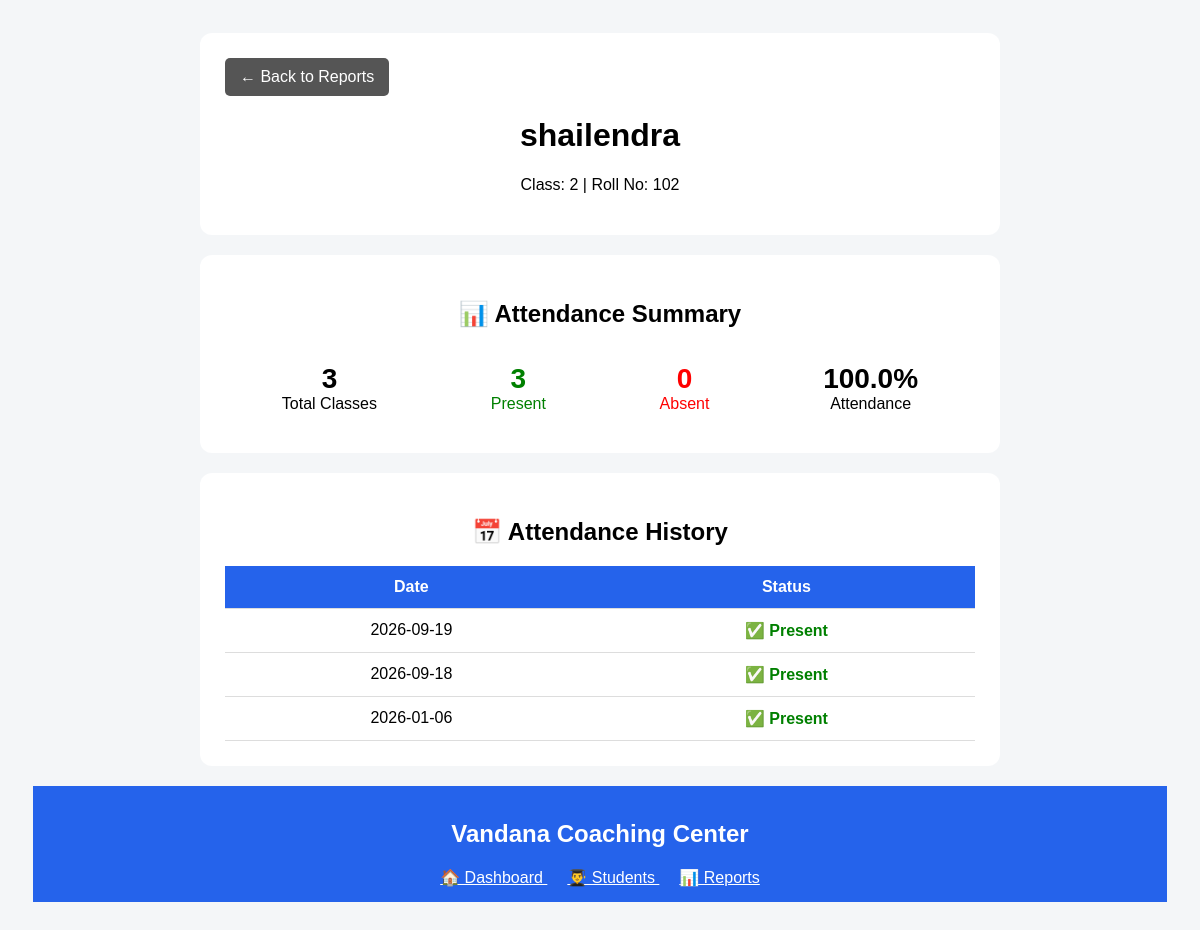
Before: /student_report/4 with the older database file.
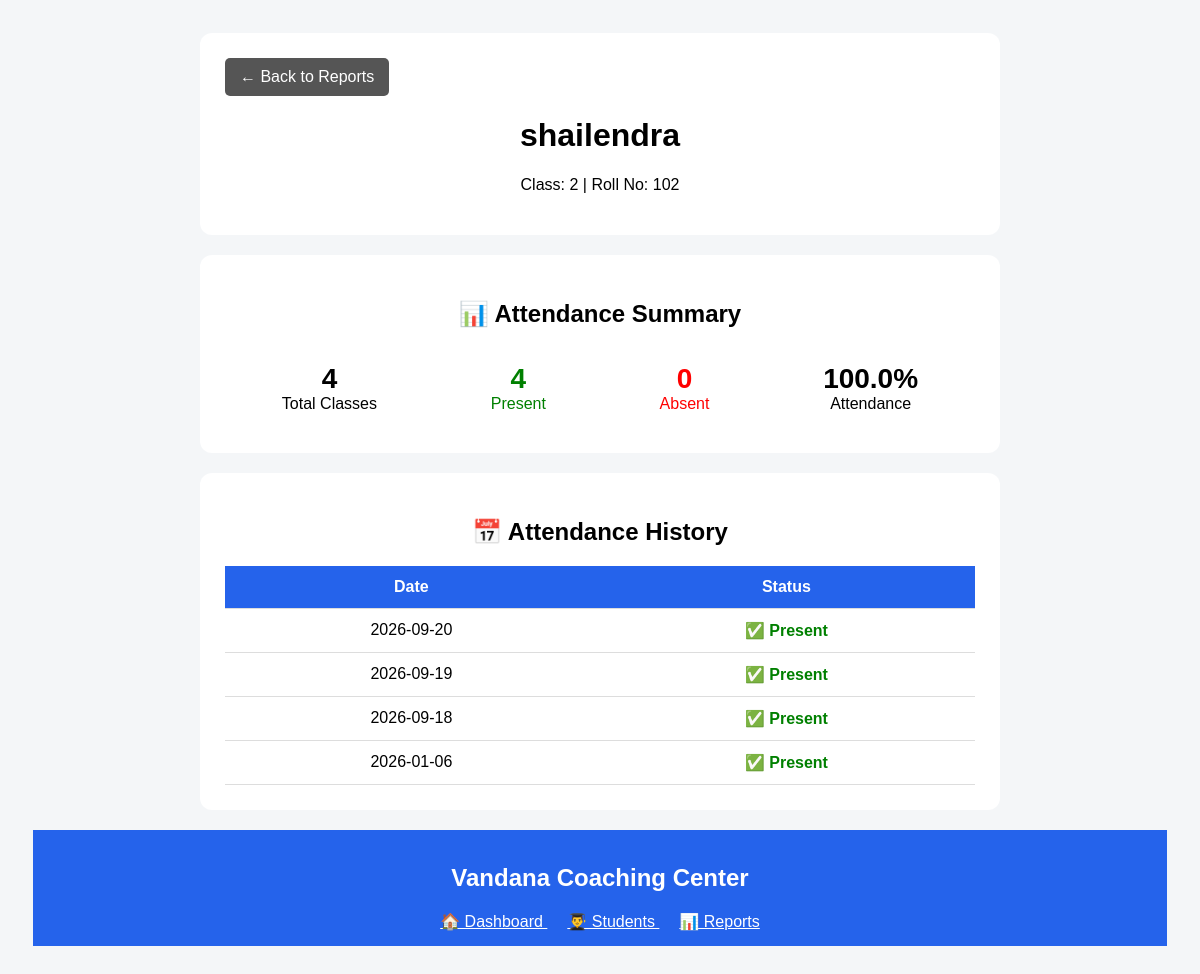
After: the same page with the newer database file.
### tables this page shows
CREATE TABLE students (
            id INTEGER PRIMARY KEY AUTOINCREMENT,
            name TEXT NOT NULL,
            class_name TEXT NOT NULL,
            roll_number TEXT
        , guardian_name TEXT, guardian_phone TEXT, section TEXT);

CREATE TABLE attendance (
            id INTEGER PRIMARY KEY AUTOINCREMENT,
            student_id INTEGER NOT NULL,
            attendance_date TEXT NOT NULL,
            status TEXT NOT NULL,
            FOREIGN KEY (student_id) REFERENCES students(id)
        );

### app.py (the view)
@app.route(
    "/student_report/<int:student_id>"
)
def student_report(student_id):
    conn = get_db_connection()
    student = conn.execute("""
        SELECT *

        FROM students

        WHERE id = ?

    """, (
        student_id,
    )).fetchone()
    if not student:
        conn.close()
        return "Student not found"
    attendance_records = conn.execute("""
        SELECT

            attendance_date,

            status

        FROM attendance

        WHERE student_id = ?

        ORDER BY attendance_date DESC

    """, (
        student_id,
    )).fetchall()
    total = len(
        attendance_records
    )
    present = sum(
        1
        for record in attendance_records
        if record["status"] == "Present"
    )
    absent = total - present
    if total > 0:
        percentage = round(
            (present / total) * 100,
            2
        )
    else:
        percentage = 0
    conn.close()
    return render_template(
        "student_report.html",
        student=student,
        attendance_records=
            attendance_records,
        total=total,
        present=present,
        absent=absent,
        percentage=percentage
    )

### app.py (called while the page is built)
def get_db_connection():
    conn = sqlite3.connect(DATABASE)
    conn.row_factory = sqlite3.Row
    return conn

### templates/student_report.html (shortened to what this page needs)
<!DOCTYPE html>
<html lang="en">
<head>
</head>
<body>
<div class="container">
    <div class="card">
        <a href="/reports" class="back">
            ← Back to Reports
        </a>
        <h1>
            {{ student["name"] }}
        </h1>
        <p style="text-align:center;">
            Class: {{ student["class_name"] }}
            |
            Roll No: {{ student["roll_number"] }}
        </p>
    </div>
    <div class="card">
        <h2>
            📊 Attendance Summary
        </h2>
        <div class="stats">
            <div class="stat">
                <div class="number">
                    {{ total }}
                </div>
                <div>
                    Total Classes
                </div>
            </div>
            <div class="stat green">
                <div class="number">
                    {{ present }}
                </div>
                <div>
                    Present
                </div>
            </div>
            <div class="stat red">
                <div class="number">
                    {{ absent }}
                </div>
                <div>
                    Absent
                </div>
            </div>
            <div class="stat">
                <div class="number">
                    {{ percentage }}%
                </div>
                <div>
                    Attendance
                </div>
            </div>
        </div>
    </div>
    <div class="card">
        <h2>
            📅 Attendance History
        </h2>
        <table>
            <tr>
                <th>
                    Date
                </th>
                <th>
                    Status
                </th>
            </tr>
            {% for record in attendance_records %}
            <tr>
                <td>
                    {{ record["attendance_date"] }}
                </td>
                <td>
                    {% if record["status"] == "Present" %}
                        <span class="present">
                            ✅ Present
                        </span>
                    {% else %}
                        <span class="absent">
                            ❌ Absent
                        </span>
                    {% endif %}
                </td>
            </tr>
            {% else %}
            <tr>
                <td colspan="2">
                    No attendance recorded.
                </td>
            </tr>
            {% endfor %}
        </table>
    </div>
</div>
</body>
<div style="
    background:#2563eb;
    color:white;
    padding:15px;
    text-align:center;
">
    <h2>
        Vandana Coaching Center
    </h2>
    <div>
        <a href="/"
           style="color:white;margin:10px;">
            🏠 Dashboard
        </a>
        <a href="/students"
           style="color:white;margin:10px;">
            👨‍🎓 Students
        </a>
        <a href="/reports"
           style="color:white;margin:10px;">
            📊 Reports
        </a>
    </div>
</div>
</html>

### templates/student_report.html (style rules this page uses)
body { font-family: Arial, sans-serif; background: #f4f6f8; padding: 25px; }
.container { max-width: 800px; margin: auto; }
.card { background: white; padding: 25px; border-radius: 12px; margin-bottom: 20px; }
h1, h2 { text-align: center; }
.stats { display: flex; justify-content: space-around; text-align: center; }
.stat { padding: 15px; }
.number { font-size: 28px; font-weight: bold; }
.green { color: green; }
.red { color: red; }
table { width: 100%; border-collapse: collapse; }
th, td { padding: 12px; border-bottom: 1px solid #ddd; text-align: center; }
th { background: #2563eb; color: white; }
.present { color: green; font-weight: bold; }
.back { display: inline-block; padding: 10px 15px; background: #555; color: white; text-decoration: none; border-radius: 5px; }

Changed rows visible on the page:
added attendance: attendance_date "2026-09-20", status "✅ Present"
Other visible differences:
{{ total }}: "3" → "4"
{{ present }}: "3" → "4"
